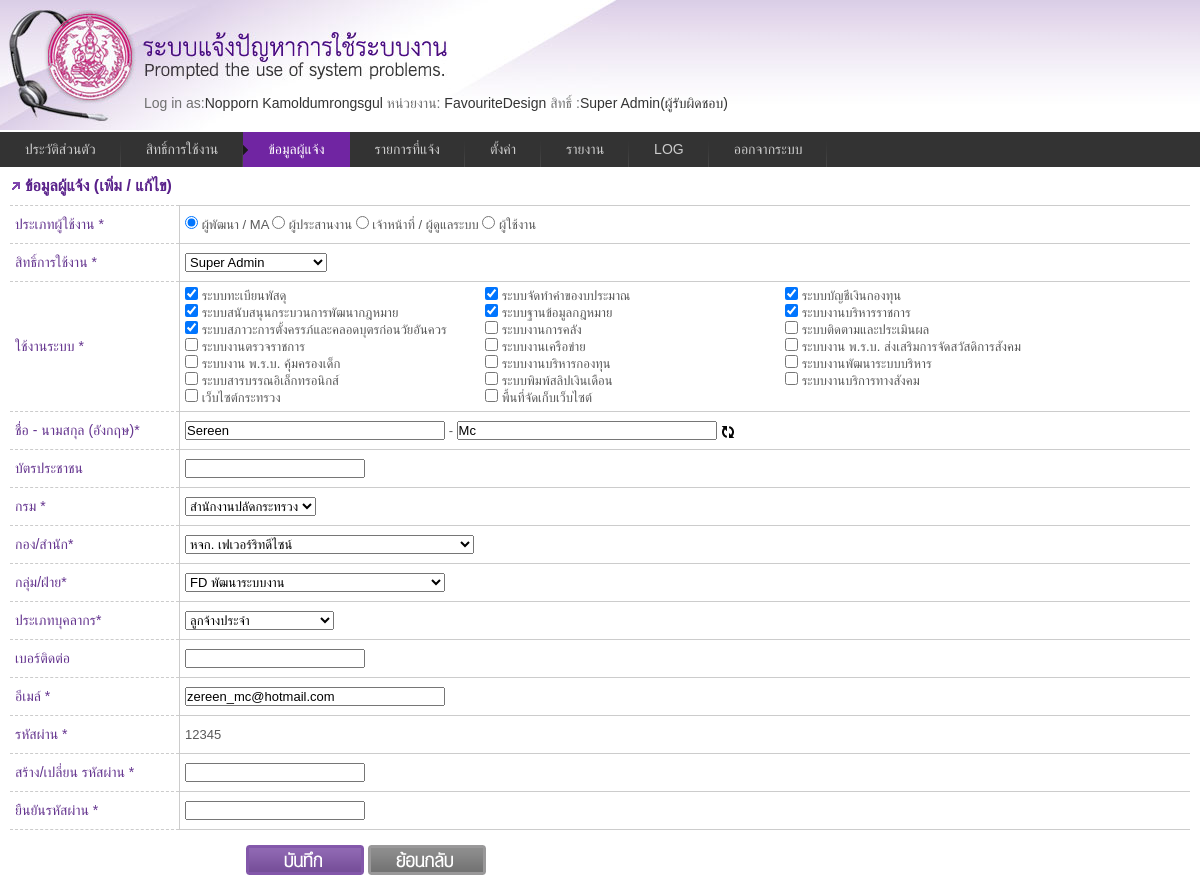
Before: /user.php?act=form&id=13 (signed in) with the older database file.
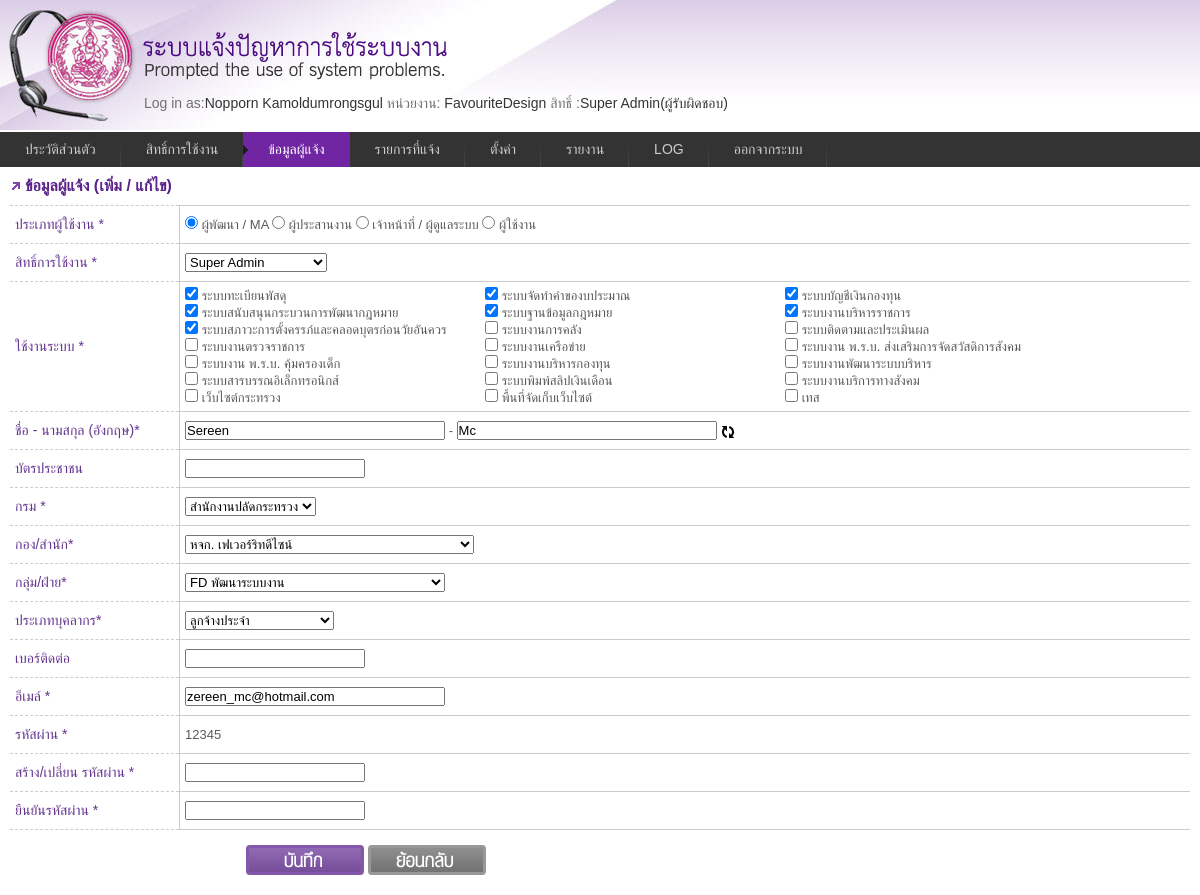
After: the same page with the newer database file.
### tables this page shows
CREATE TABLE `system` (
  `ID` int(10) NOT NULL auto_increment,
  `Code` varchar(10) default NULL,
  `SystemName` varchar(200) default NULL,
  `name_eng` varchar(255) default NULL,
  PRIMARY KEY  (`ID`)
);

### _menu.php (called while the page is built, shortened)
<?php
$pm =new UserLogin();
	$item_10=$pm->GetPermission(10);
?>

### include/class_userlogin.php (called while the page is built, shortened)
<?php
class UserLogin{
 function GetPermission($pm_code)
 {
	$sql="select * from usergroup_permission where usergroupid=".$_SESSION["usergroupid"]." and code=".$pm_code;
	$result=mysql_query($sql)or die('Invalid query: ' . mysql_error());
	if($result){
		$item=mysql_fetch_assoc($result);
	}else{ $item="";}
	return $item;
 }
}
?>

### include/function.php (called while the page is built, shortened)
<?php
function SelectCountData($tablename,$condition)
{
    $result = mysql_query("SELECT * FROM ".$tablename.$condition);
    @$nrow = mysql_num_rows($result);
    return $nrow;
}
?>

### user/form.php (the view, shortened to what the changed rows need)
<form name="frmedit" id="frmedit" class="commentForm"  action="user/query.php?act=insert&id=<?php echo @$_GET['id']?>&chk_del=<?php echo $item_10['CanDelete'];?>&chk_edit=<?php echo $item_10['CanEdit']; ?>&chk_add=<?php echo $item_10['CanAdd'] ?>"  method="post">
<table class="tbadd">
<tr>
  <th>ประเภทผู้ใช้งาน  <span class="Txt_red_12">*</span></th>
</tr>
<tr>
  <th>สิทธิ์การใช้งาน <span class="Txt_red_12">*</span></th>
</tr>
<tr>
  <th>ใช้งานระบบ   <span class="Txt_red_12">*</span></th>
  <td>
  <div style="width:1000px">
  <?
    $sql = " SELECT * FROM system ORDER BY id ";
    $result = mysql_query($sql);
    while($srow = mysql_fetch_array($result))
    {
  ?>
  <span style="display:inline-block;float:left;width:300px;">
  <input type="checkbox" name="ChkSystem[]" id="ChkSystem"  class="required"
  <? if(SelectCountData("user_systems"," WHERE userid=".@$_GET['id']." AND SystemID=".$srow['ID'])> 0)echo "checked";?> value="<?php echo $srow['ID'];?>"  />
    <? echo $srow['SystemName']; ?>
     </span>
<?php } ?>
   </div>
  </td>
</tr>
<tr>
  <th>ชื่อ - นามสกุล (อังกฤษ)<span class="Txt_red_12">*</span></th>
</tr>
<tr>
  <th>บัตรประชาชน  <span class="Txt_red_12"></span></th>
</tr>
<tr>
  <th>กรม <span class="Txt_red_12">*</span></th>
</tr>
<tr>
  <th>กอง/สำนัก<span class="Txt_red_12">*</span></th>
</tr>
<tr>
  <th>กลุ่ม/ฝ่าย<span class="Txt_red_12">*</span></th>
</tr>
<tr>
  <th>ประเภทบุคลากร<span class="Txt_red_12">*</span></th>
</tr>
<tr>
  <th>เบอร์ติดต่อ</th>
</tr>
<tr>
  <th>อีเมล์  <span class="Txt_red_12">*</span></th>
</tr>
<?
if(@$_SESSION['id']!='')
{
?>
<tr>
  <th>รหัสผ่าน <span class="Txt_red_12">*</span></th>
</tr>
<? } ?>
<tr>
  <th>สร้าง/เปลี่ยน รหัสผ่าน <span class="Txt_red_12">*</span></th>
</tr>
<tr>
  <th>ยืนยันรหัสผ่าน  <span class="Txt_red_12">*</span></th>
</tr>
</table>
</form>

Changed rows visible on the page:
added system: SystemName "เทส"
